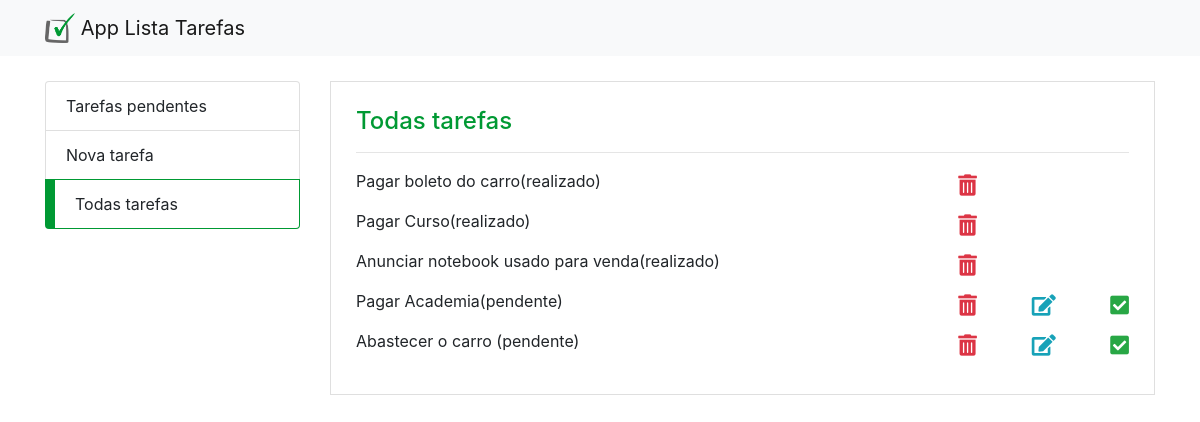
Screenshot of /todas_tarefas.php with the database file from the repository.
### tables this page shows
CREATE TABLE `tb_tarefas` (
  `id` int(11) NOT NULL,
  `id_status` int(11) NOT NULL DEFAULT 1,
  `tarefa` text NOT NULL,
  `data_cadastrado` datetime NOT NULL DEFAULT current_timestamp()
);

CREATE TABLE `tb_status` (
  `id` int(11) NOT NULL,
  `status` varchar(25) NOT NULL
);

### private/tarefa_controller.php (called while the page is built, shortened)
<?php
    require "../private/tarefa.service.php";
    require "../private/conexao.php";
    $acao = isset($_GET['acao']) ? $_GET['acao'] : $acao;
    if($acao == 'inserir'){
        $tarefa = new Tarefa();
        $tarefa->__set('tarefa', $_POST['tarefa']);
        $conexao = new Conexao();
        $tarefaService = new tarefaService($conexao, $tarefa);
        $tarefaService->inserir();
        header('Location: nova_tarefa.php?inclusao=1');
    } else if($acao == 'recuperar'){
        $tarefa = new Tarefa();
        $conexao = new Conexao();
        $tarefaService = new TarefaService($conexao, $tarefa);
        $tarefas = $tarefaService->recuperar();
    } else if($acao == 'atualizar'){
        $tarefa = new Tarefa();
        $tarefa->__set('id', $_POST['id']);
        $tarefa->__set('tarefa', $_POST['tarefa']);
        $conexao = new Conexao();
        $tarefaService = new TarefaService($conexao, $tarefa);
        if($tarefaService->atualizar()){
            if(isset($_GET['pag']) && $_GET['pag'] == 'index'){
                header('location: index.php');
            } else {
                header('location: todas_tarefas.php');
            }
        }
    } else if($acao == 'remover'){
        $tarefa = new Tarefa();
        $tarefa->__set('id', $_GET['id']);
        $conexao = new Conexao();
        $tarefaService = new TarefaService($conexao, $tarefa);
        $tarefaService->remover();
        if(isset($_GET['pag']) && $_GET['pag'] == 'index'){
            header('location: index.php');
        } else {
            header('location: todas_tarefas.php');
        }
    } else if($acao == 'marcarRealizada'){
        $tarefa = new Tarefa();
        $tarefa->__set('id', $_GET['id'])->__set('id_status', 2);
        $conexao = new Conexao();
        $tarefaService = new TarefaService($conexao, $tarefa);
        $tarefaService->marcarRealizada();
        if(isset($_GET['pag']) && $_GET['pag'] == 'index'){
            header('location: index.php');
        } else {
            header('location: todas_tarefas.php');
        }
    } else if($acao == 'recuperarTarefasPendentes'){
        $tarefa = new Tarefa();
        $tarefa->__set('id_status', 1);
        $conexao = new Conexao();
        $tarefaService = new TarefaService($conexao, $tarefa);
        $tarefas = $tarefaService->recuperarTarefasPendentes();
    }

### private/conexao.php (called while the page is built)
<?php
class Conexao {
    private $host = 'localhost';
    private $dbname = 'php_com_pdo';
    private $user = 'root';
    private $pass = '';
    public function conectar() {
        try {
            $conexao = new PDO(
                "mysql:host=$this->host;dbname=$this->dbname",
                "$this->user",
                "$this->pass"
            );
            return $conexao;
        } catch (PDOException $e){
            echo '<p>'.$e->getMessage().'</p>';
        }
    }
}

### private/tarefa.service.php (called while the page is built, shortened)
<?php
class TarefaService
{
    private $conexao;
    public function __construct(Conexao $conexao, Tarefa $tarefa)
    {
        $this->conexao = $conexao->conectar();
    }
    public function recuperar()
    {
        $query =  '
            SELECT
                t.id, s.status, tarefa
            FROM tb_tarefas AS t
            LEFT JOIN tb_status AS s ON (t.id_status = s.id)';
        $stmp = $this->conexao->prepare($query);
        $stmp->execute();
        return $stmp->fetchAll(PDO::FETCH_OBJ);
    }
}

### public/tarefa_controller.php (called while the page is built)
<?php
    require_once '../private/tarefa_controller.php';

### public/todas_tarefas.php (the view, shortened to what this page needs)
<?php
require 'tarefa_controller.php';
?>
<html>
<head>
	<link rel="stylesheet" href="css/estilo.css">
	<link rel="stylesheet" href="https://stackpath.bootstrapcdn.com/bootstrap/4.1.3/css/bootstrap.min.css">
	<link rel="stylesheet" href="https://use.fontawesome.com/releases/v5.3.1/css/all.css">
</head>
<body>
	<nav class="navbar navbar-light bg-light">
		<div class="container">
			<a class="navbar-brand" href="#">
				<img src="img/logo.png" width="30" height="30" class="d-inline-block align-top" alt="">
				App Lista Tarefas
			</a>
		</div>
	</nav>
	<div class="container app">
		<div class="row">
			<div class="col-sm-3 menu">
				<ul class="list-group">
					<li class="list-group-item"><a href="index.php">Tarefas pendentes</a></li>
					<li class="list-group-item"><a href="nova_tarefa.php">Nova tarefa</a></li>
					<li class="list-group-item active"><a href="#">Todas tarefas</a></li>
				</ul>
			</div>
			<div class="col-sm-9">
				<div class="container pagina">
					<div class="row">
						<div class="col">
							<h4>Todas tarefas</h4>
							<hr />
							<?php foreach ($tarefas as $key => $tarefa) { ?>
								<div class="row mb-3 d-flex align-items-center tarefa">
									<div class="col-sm-9" id="tarefa_<?= $tarefa->id ?>"><?= $tarefa->tarefa ?>(<?= $tarefa->status ?>)</div>
									<div class="col-sm-3 mt-2 d-flex justify-content-between">
										<i class="fas fa-trash-alt fa-lg text-danger" onclick="remover(<?= $tarefa->id ?>)"></i>
										<?php if ($tarefa->status == 'pendente') { ?>
											<i class="fas fa-edit fa-lg text-info" onclick="editar(<?= $tarefa->id ?>, '<?= $tarefa->tarefa ?>')"></i>
											<i class="fas fa-check-square fa-lg text-success" onclick="marcarRealizada(<?= $tarefa->id ?>)"></i>
										<?php } ?>
									</div>
								</div>
							<?php } ?>
						</div>
					</div>
				</div>
			</div>
		</div>
	</div>
</body>
</html>

### public/css/estilo.css (style rules this page uses)
.menu { margin-bottom: 25px; }
.app { margin-top: 25px; }
.pagina { border:solid 1px #DFDFDF; padding:25px !important; }
li.list-group-item.active { background-color: #fff; border-color: #009933; border-left:solid 10px #009933; }
li a { color: #212529; }
h4 { color: #009933 !important; }

### rows the page displays
tb_tarefas: tarefa "Pagar boleto do carro", id_status.status "realizado"
tb_tarefas: tarefa "Pagar Curso", id_status.status "realizado"
tb_tarefas: tarefa "Anunciar notebook usado para venda", id_status.status "realizado"
tb_tarefas: tarefa "Pagar Academia", id_status.status "pendente"
tb_tarefas: tarefa "Abastecer o carro", id_status.status "pendente"
